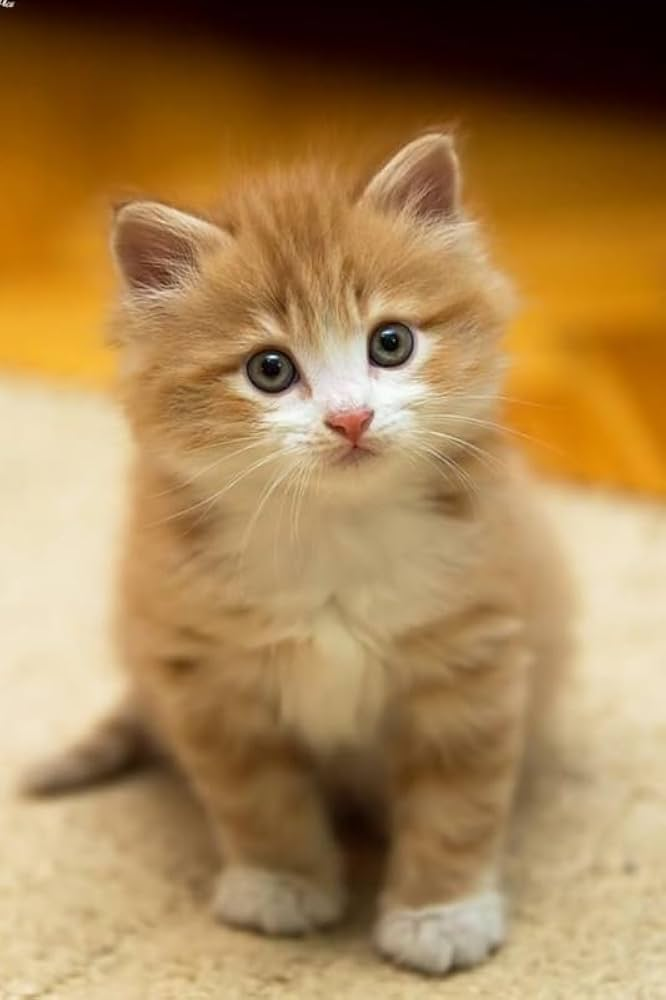
#> input picture ComputerVision/cat.png, 666 x 1000 px
$ jupyter execute cv_fundamentals.ipynb
#> lines starting #> are read from the running program, lines starting #| are printed output that depends on the picture; long printed decimals are rounded
## Computer Vision Fundamentals

[cell 1]
import cv2
import numpy as np
import matplotlib.pyplot as plt

## Load image and Check image dimensions

[cell 2]
image = cv2.imread("cat.png")
#> image is the input picture: shape (1000, 666, 3); mean B, G, R 83, 131.6, 167
print(image.shape)
#| (1000, 666, 3)

## Show the image

[cell 3]
image_rgb = cv2.cvtColor(image, cv2.COLOR_BGR2RGB)

plt.imshow(image_rgb)
plt.show()

## Resize image

[cell 4]
resized = cv2.resize(image_rgb, (128, 128))
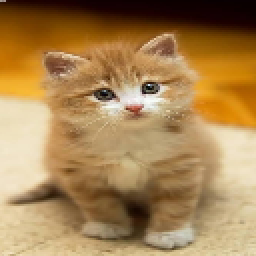
#> resized: shape (128, 128, 3) (shown 2 times larger); mean R, G, B 167, 131.6, 82.9

plt.imshow(resized)
plt.show()

print(resized.shape)
#| (128, 128, 3)

## Normalize image

[cell 5]
normalized = resized / 255.0

print(normalized.min())
#| 0.0
print(normalized.max())
#| 0.9882

## Convert to grayscale

[cell 6]
gray = cv2.cvtColor(image, cv2.COLOR_BGR2GRAY)
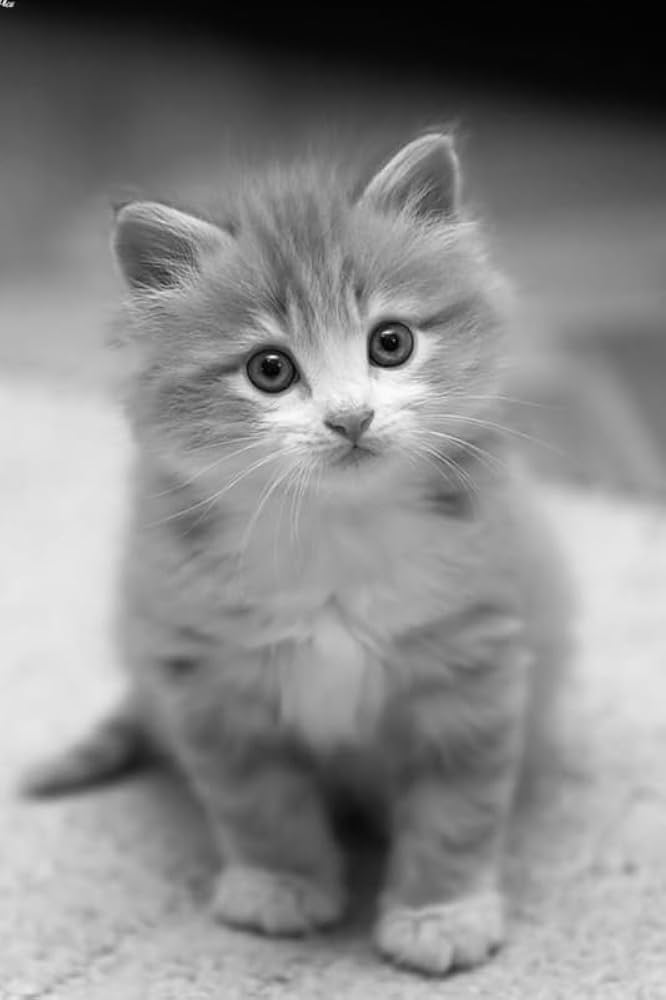
#> gray: shape (1000, 666); min 1, max 252, mean 136.6

plt.imshow(gray, cmap="gray")
plt.show()

print(gray.shape)
#| (1000, 666)

[cell 7]
def preprocess_image(path):
    image = cv2.imread(path)
    image_rgb = cv2.cvtColor(image, cv2.COLOR_BGR2RGB)
    resized = cv2.resize(image_rgb, (128, 128))
    normalized = resized / 255.0
    return normalized

[cell 8]
processed = preprocess_image("cat.png")

plt.imshow(processed)
plt.show()

print(processed.shape)
#| (128, 128, 3)
print(processed.min())
#| 0.0
print(processed.max())
#| 0.9882
